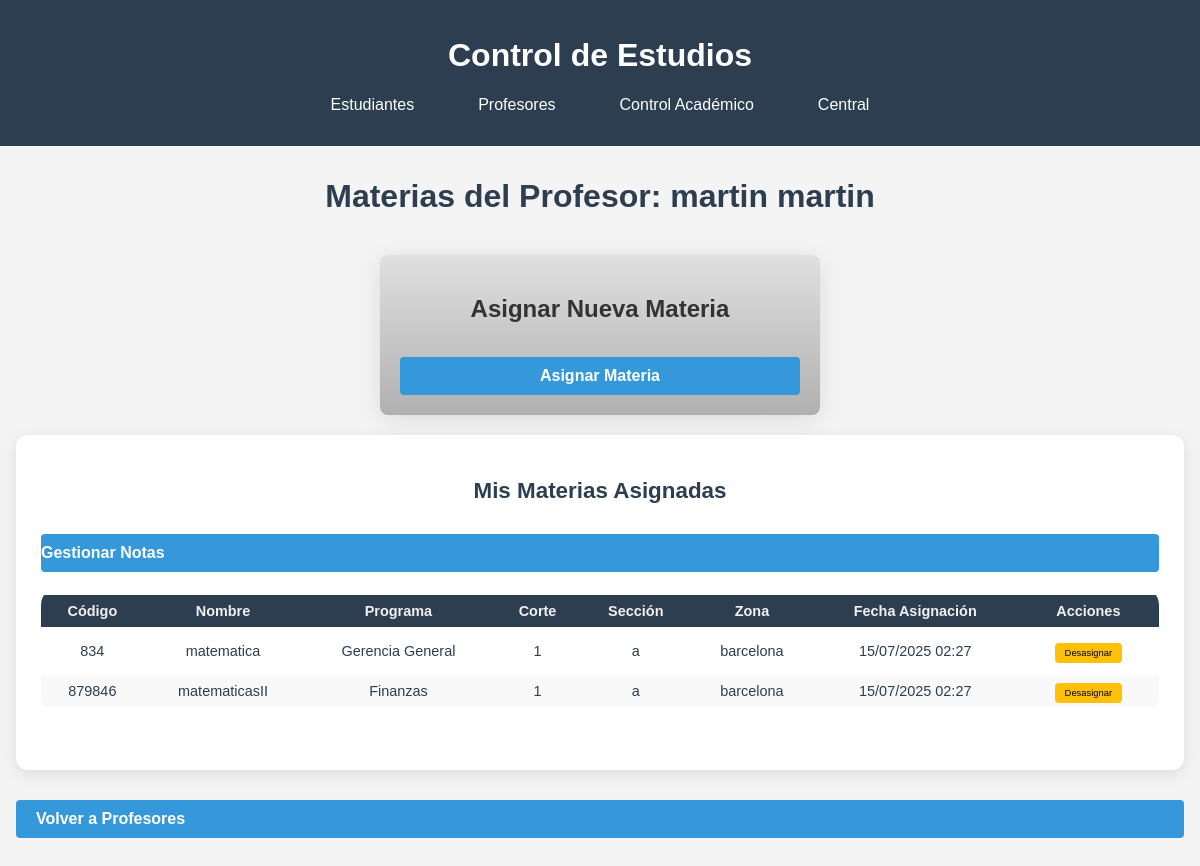
Screenshot of /profesores/profesores/1654623465/materias with the database file from the repository.
### modulos/central/models.py (models this page shows, shortened)
class Persona(db.Model):
    __tablename__ = 'personas'
    cedula = db.Column(db.String(20), primary_key=True, unique=True)
    nombre = db.Column(db.String(100), nullable=False)
    apellido = db.Column(db.String(100), nullable=False)
    numero_telefono = db.Column(db.Integer)
    correo_electronico = db.Column(db.String(100), unique=True, nullable=False)
    usuario = db.Column(db.String(50), unique=True, nullable=False)
    contrasenia = db.Column(db.String(100), nullable=False)
    rol = db.Column(db.String(20), nullable=False)
    __mapper_args__ = {
        'polymorphic_identity': 'persona',
        'polymorphic_on': rol
    }

### modulos/control_academico/models.py (models this page shows, shortened)
class AsignacionMateria(db.Model):
    __tablename__ = 'asignaciones_materias'
    id = db.Column(db.Integer, primary_key=True)
    profesor_id = db.Column(db.String(20), db.ForeignKey('profesores.cedula'), nullable=False)
    materia_codigo = db.Column(db.Integer, db.ForeignKey('materias.codigo'), nullable=False)
    corte_id = db.Column(db.Integer, db.ForeignKey('cortes.id'), nullable=False)
    fecha_asignacion = db.Column(db.DateTime, default=datetime.utcnow, nullable=False)
    profesor = db.relationship('Profesor', back_populates='asignaciones')
    materia = db.relationship('Materia', back_populates='asignaciones')
    corte = db.relationship('Corte', back_populates='asignaciones')
    __table_args__ = (
        db.UniqueConstraint('materia_codigo', 'corte_id', name='uq_materia_corte'),
    )

class Materia(db.Model):
    __tablename__ ='materias'
    codigo = db.Column(db.Integer, primary_key=True, unique=True)
    nombre = db.Column(db.String(100), nullable=False)
    programa_id = db.Column(db.Integer, db.ForeignKey('programas.id'), nullable=False)
    programa = db.relationship('Programa', back_populates='materias')
    asignaciones = db.relationship('AsignacionMateria', back_populates='materia')
    notas = db.relationship('Nota', back_populates='materia')

class Programa(db.Model):
    __tablename__ = 'programas'
    id = db.Column(db.Integer, primary_key=True)
    nombre = db.Column(db.String(100), nullable=False)
    carrera_id = db.Column(db.Integer, db.ForeignKey('carreras.id'), nullable=False)
    carrera = db.relationship('Carrera', back_populates='programas')
    materias = db.relationship('Materia', back_populates='programa')
    cortes = db.relationship('Corte', back_populates='programa')

class Corte(db.Model):
    __tablename__ = 'cortes'
    id = db.Column(db.Integer, primary_key=True)
    programa_id = db.Column(db.Integer, db.ForeignKey('programas.id'), nullable=False)
    seccion = db.Column(db.String(20), nullable=False)
    zona = db.Column(db.String(50), nullable=False)
    fecha_inicio = db.Column(db.Date, nullable=False)
    fecha_fin = db.Column(db.Date, nullable=False)
    programa = db.relationship('Programa', back_populates='cortes')
    inscripciones = db.relationship('Inscripcion', back_populates='corte')
    asignaciones = db.relationship('AsignacionMateria', back_populates='corte')

### modulos/profesores/routes.py (the view)
@bp.route('/profesores/<cedula>/materias')
def materias_profesor(cedula):
    profesor = Profesor.query.get_or_404(cedula)
    asignaciones = AsignacionMateria.query.filter_by(profesor_id=cedula).all()
    materias = Materia.query.all()
    cortes = Corte.query.all()
    return render_template('profesores/materias.html',
                         profesor=profesor,
                         asignaciones=asignaciones,
                         materias=materias,
                         cortes=cortes)

### modulos/profesores/templates/profesores/materias.html (shortened to what this page needs)
{% extends "central/base.html" %}
{% block content %}
<div class="welcome-container">
    <h1 class="titulo-estudiantes">Materias del Profesor: {{ profesor.nombre }} {{ profesor.apellido }}</h1>
    <div class="form-container">
        <h2>Asignar Nueva Materia</h2>
        <a href="{{ url_for('profesores.asignar_materia', cedula=profesor.cedula) }}" class="btn-form-estudiante">Asignar Materia</a>
    </div>
    <div class="tabla-estudiantes-contenedor">
        <h2>Mis Materias Asignadas</h2>
        {% if asignaciones %}
            <a href="{{ url_for('profesores.notas_profesor', cedula=profesor.cedula) }}" class="btn-form-estudiante" style="margin-bottom: 15px; display: inline-block;">Gestionar Notas</a>
            <table class="tabla-estudiantes">
                <thead>
                    <tr>
                        <th>Código</th>
                        <th>Nombre</th>
                        <th>Programa</th>
                        <th>Corte</th>
                        <th>Sección</th>
                        <th>Zona</th>
                        <th>Fecha Asignación</th>
                        <th>Acciones</th>
                    </tr>
                </thead>
                <tbody>
                    {% for asignacion in asignaciones %}
                    <tr>
                        <td>{{ asignacion.materia.codigo }}</td>
                        <td>{{ asignacion.materia.nombre }}</td>
                        <td>{{ asignacion.materia.programa.nombre }}</td>
                        <td>{{ asignacion.corte.id }}</td>
                        <td>{{ asignacion.corte.seccion }}</td>
                        <td>{{ asignacion.corte.zona }}</td>
                        <td>{{ asignacion.fecha_asignacion.strftime('%d/%m/%Y %H:%M') }}</td>
                        <td>
                            <a href="{{ url_for('profesores.desasignar_materia', cedula=profesor.cedula, asignacion_id=asignacion.id) }}"
                               class="btn-accion warning"
                               onclick="return confirm('¿Está seguro de desasignar esta materia?')">Desasignar</a>
                        </td>
                    </tr>
                    {% endfor %}
                </tbody>
            </table>
        {% else %}
            <p>No hay materias asignadas actualmente.</p>
        {% endif %}
    </div>
    <a href="{{ url_for('profesores.index') }}" class="btn-nuevo-estudiante">Volver a Profesores</a>
</div>
{% endblock %}

### modulos/static/css/style.css (style rules this page uses)
body { font-family: Arial, sans-serif; margin: 0; padding: 0; background-color: #f4f4f4; }
.welcome-container { max-width: 1200px; margin: 2rem auto; padding: 0 1rem; }
.welcome-container h1 { text-align: center; color: #2c3e50; margin-bottom: 2rem; }
.titulo-estudiantes { text-align: center; margin-top: 20px; color: #2c3e50; }
a { text-decoration: none ; }
.btn-nuevo-estudiante { text-decoration: none; display: block; margin: 15px auto 25px auto; padding: 10px 20px; background-color: #3498db; color: white; border: none; border-radius: 4px; font-weight: bold; cursor: pointer; transition: background 0.2s; }
.tabla-estudiantes-contenedor { overflow-x: auto; margin: 0 auto; max-width: 2000px; }
.tabla-estudiantes { width: 100%; max-width: 1500; margin: 0 auto 30px auto; border-collapse: separate; border-spacing: 0 8px; border-radius: 18px; margin-bottom: 30px; background: #fff; overflow: hidden; }
.tabla-estudiantes th, .tabla-estudiantes td { padding: 8px 12px; text-align: center; }
.tabla-estudiantes, .tabla-estudiantes th, .tabla-estudiantes td { font-family: Arial, sans-serif; font-size: 0.95em; color: #2c3e50; }
.tabla-estudiantes th { background-color: #2c3e50; color: #f1f0f0; }
.tabla-estudiantes tr:nth-child(even) { background-color: #f9f9f9; }
.btn-accion { padding: 2px 6px; border-radius: 2px; text-decoration: none; font-size: 0.65em; margin: 0 1px; }
.btn-form-estudiante { width: 100%; padding: 10px 0; background-color: #3498db; color: white; border: none; border-radius: 4px; font-weight: bold; cursor: pointer; transition: background 0.2s; margin-top: 10px; }
.btn-accion { padding: 5px 10px; border-radius: 4px; text-decoration: none; color: white; margin: 0 5px; }
.form-container { background: linear-gradient(to bottom, #e0e0e0 0%, #b0b0b0 100%); border-radius: 12px; box-shadow: 0 4px 24px rgba(0,0,0,0.10); padding: 36px 28px; max-width: 400px; margin: 40px auto; text-align: center; display: flex; flex-direction: column; align-items: center; }
.form-container h2 { color: #333; margin-bottom: 24px; }
.tabla-estudiantes-contenedor { background: white; border-radius: 12px; padding: 25px; box-shadow: 0 4px 16px rgba(0,0,0,0.1); margin-bottom: 30px; }
.tabla-estudiantes-contenedor h2 { color: #2c3e50; margin-bottom: 20px; text-align: center; font-size: 1.4em; }
.tabla-estudiantes-contenedor, .form-container-academico, .stat-card { animation: fadeIn 0.6s ease-out; }
.btn-accion { transition: all 0.2s ease; }

### modulos/profesores/templates/profesores/materias.html (style rules this page uses)
.form-container { background-color: #f8f9fa; padding: 20px; border-radius: 8px; margin-bottom: 20px; }
.btn-accion { padding: 5px 10px; border-radius: 4px; text-decoration: none; color: white; margin: 0 5px; }
.btn-accion.warning { background-color: #ffc107; color: black; }

### rows the page displays
Persona: nombre "martin", apellido "martin"
AsignacionMateria: materia.codigo "834", materia.nombre "matematica", materia.programa.nombre "Gerencia General", corte.id "1", corte.seccion "a", corte.zona "barcelona", fecha_asignacion "15/07/2025 02:27"
AsignacionMateria: materia.codigo "879846", materia.nombre "matematicasII", materia.programa.nombre "Finanzas", corte.id "1", corte.seccion "a", corte.zona "barcelona", fecha_asignacion "15/07/2025 02:27"
